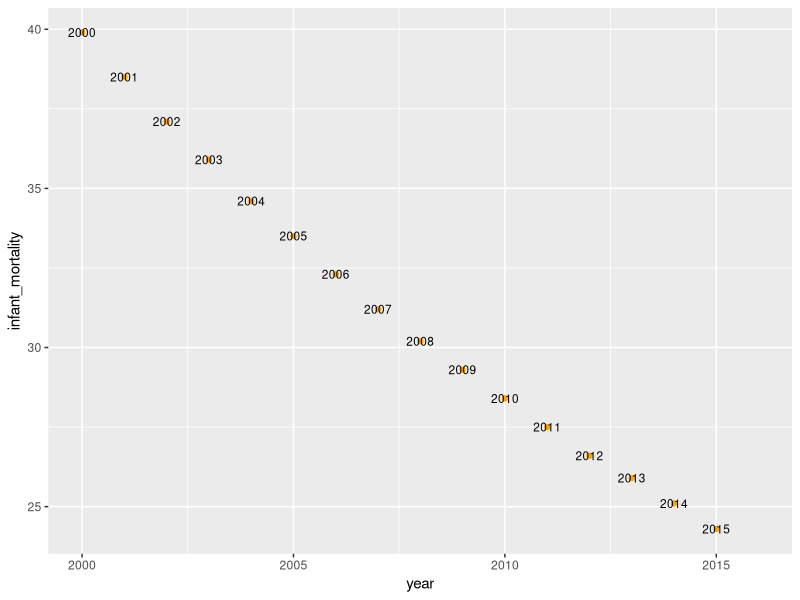

Source code (R):
## ---- chunk 1
# load and inspect gapminder data
library(dslabs)
library(tidyverse)
data(gapminder)
head(gapminder)

# compare infant mortality in Sri Lanka and Turkey
gapminder %>%
    filter(year == 2015 & country %in% c("Sri Lanka", "Turkey")) %>%
    select(country, infant_mortality)

# compare infant mortality in Guatemala
gapminder %>% 
  filter(country == "Guatemala" & year >="2000") %>% 
  select(year, infant_mortality) %>% 
  ggplot(aes(year,infant_mortality, label=year)) + 
  geom_point(color="orange") + 
  geom_text(size=3) 
